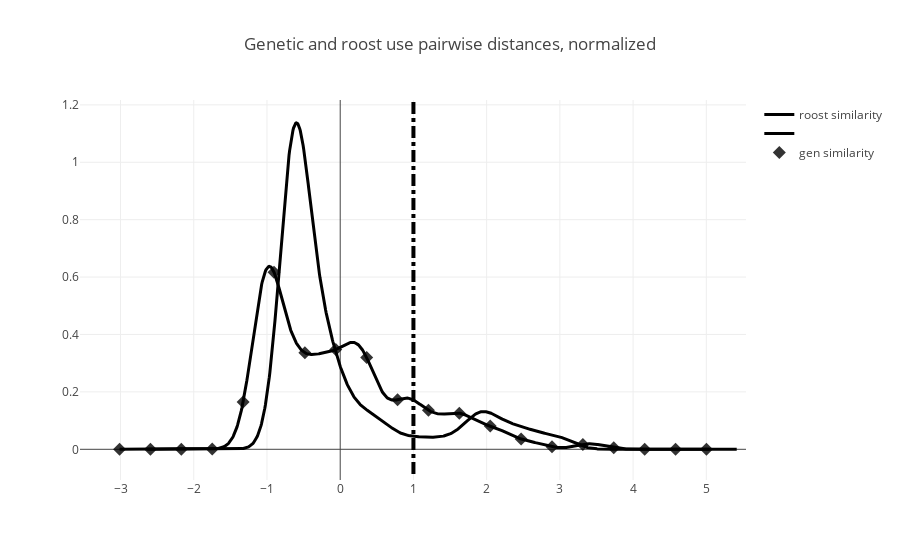

This figure's notebook cell:
### Code cell
### roost distance
X_plot = np.linspace(min(roost_diss_vector) - 2, max(roost_diss_vector) + 2, 1000)

kde = KernelDensity(kernel='gaussian', bandwidth=0.2).fit(np.array(roost_diss_vector).reshape(-1,1))

log_dens = kde.score_samples(X_plot.reshape(-1,1))

fig_roost_dens= [go.Scatter(x=X_plot, y=np.exp(log_dens), 
                            mode='lines', name= 'roost similarity',
                            line=dict(color='black', width=3))]

### genetic distance

X_plot = np.linspace(min(gen_dist_vector) - 2, max(gen_dist_vector) + 2, 1000)

kde = KernelDensity(kernel='gaussian', bandwidth=0.2).fit(np.array(gen_dist_vector).reshape(-1,1))

log_dens = kde.score_samples(X_plot.reshape(-1,1))

fig_roost_dens.append(go.Scatter(x=X_plot, y=np.exp(log_dens), 
                            mode='lines', name= '',
                            line=dict(color='black', width=3)))

N_bead= 20
beads= np.arange(0,len(X_plot),int(len(X_plot) / float(20)))

fig_roost_dens.append(go.Scatter(x=[X_plot[x] for x in beads], y=[np.exp(log_dens)[x] for x in beads], 
                            mode='markers',
                            marker= {
                            'line': {'width': 0},
                            'size': 10,
                            'symbol': 2,
                            'color': 'black',
                          "opacity": .8
                          },
                            name= 'gen similarity',
                            line=dict(color='red', width=3)))


layout= go.Layout(
    title= 'Genetic and roost use pairwise distances, normalized',
    shapes= [{
        'type': 'line',
        'x0': 1,
        'y0': 1.21,
        'x1': 1,
        'y1': -.1,
        'line': {
            'color': 'black',
            'width': 4,
            'dash': 'dashdot',
        },
    }],
)

fig = go.Figure(data=fig_roost_dens, layout= layout)
iplot(fig)

### Figure 1 — Plotly figure (JSON) as saved in the notebook; plotly's stock layout.template omitted (floating-point values rounded to 4 significant figures; data arrays with more than 128 entries replaced by an {"elided": "..."} marker saying what was removed)
{"data": [{"line": {"color": "black", "width": 3}, "mode": "lines", "name": "roost similarity", "type": "scatter", "uid": "f6194522-0d29-45cb-81ca-7d1a1f07bd7f", "x": {"elided": "1000 float values"}, "y": {"elided": "1000 float values"}}, {"line": {"color": "black", "width": 3}, "mode": "lines", "name": "", "type": "scatter", "uid": "9b4e0055-1e44-4359-b64e-47605f8366a9", "x": {"elided": "1000 float values"}, "y": {"elided": "1000 float values"}}, {"line": {"color": "red", "width": 3}, "marker": {"color": "black", "line": {"width": 0}, "opacity": 0.8, "size": 10, "symbol": 2}, "mode": "markers", "name": "gen similarity", "type": "scatter", "uid": "824c9de8-a9b4-4434-a5fa-f7b7cc04ee00", "x": [-3.014, -2.592, -2.17, -1.748, -1.326, -0.9043, -0.4825, -0.06059, 0.3613, 0.7831, 1.205, 1.627, 2.049, 2.471, 2.892, 3.314, 3.736, 4.158, 4.58, 5.002], "y": [1.036e-22, 1.626e-14, 2.988e-08, 0.0006434, 0.1647, 0.617, 0.3364, 0.3474, 0.3194, 0.1729, 0.1359, 0.1258, 0.08094, 0.03592, 0.00846, 0.01677, 0.00524, 1.919e-05, 8.211e-10, 4.107e-16]}], "layout": {"shapes": [{"line": {"color": "black", "dash": "dashdot", "width": 4}, "type": "line", "x0": 1, "x1": 1, "y0": 1.21, "y1": -0.1}], "title": {"text": "Genetic and roost use pairwise distances, normalized"}}}
